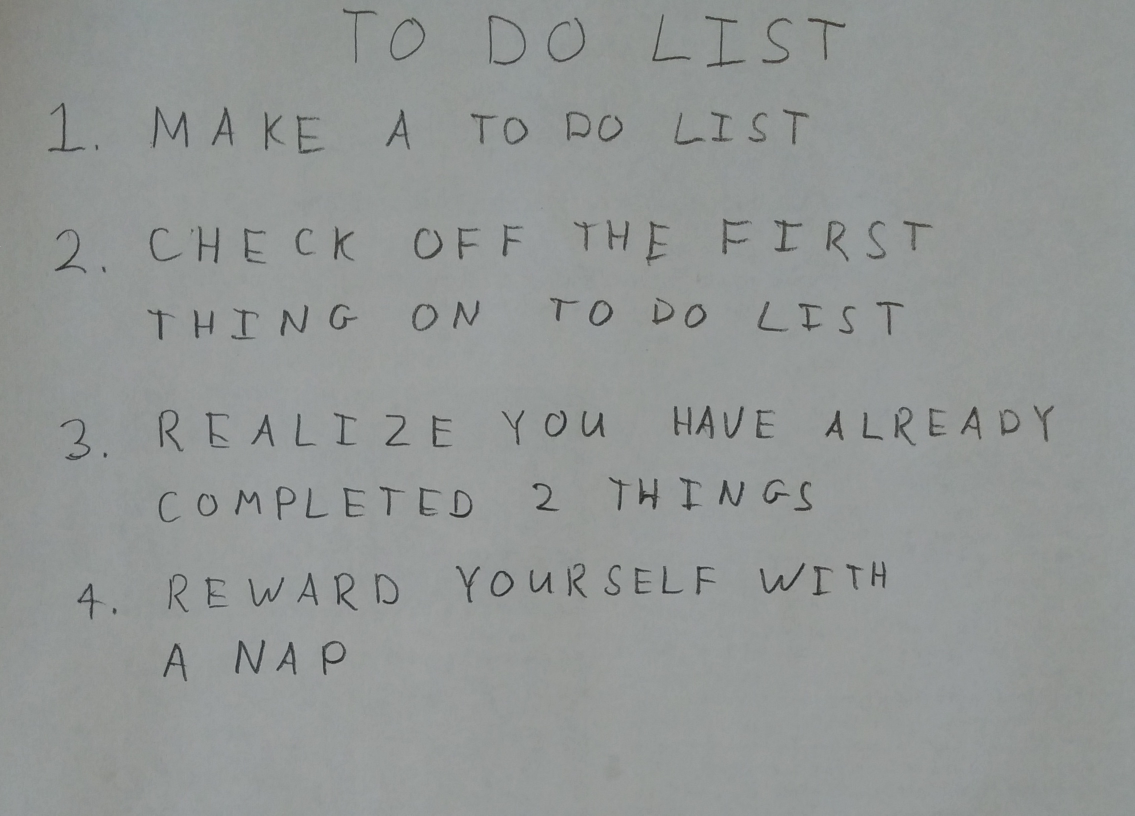
#> input picture images/01_list.jpg, 2270 x 1631 px (shown at 1/2 size); its folder holds only this picture in this run
$ python textExtraction.py   (older library calls are emulated)
#> lines starting #> are read from the running program, lines starting #| are printed output that depends on the picture; after the words box and inside, x2 and y2 are one past the last pixel; in counts of white or black regions, pixels touching at a corner belong together
### src/findLetters.py
import numpy as np

import skimage
import skimage.measure
import skimage.color
import skimage.restoration
import skimage.filters
import skimage.morphology
import skimage.segmentation

# takes a color image
# returns a list of bounding boxes and black_and_white image
def findLetters(image):
    bboxes = []
    bw = None
    # insert processing in here
    # one idea estimate noise -> denoise -> greyscale -> threshold -> morphology -> label -> skip small boxes
    # this can be 10 to 15 lines of code using skimage functions

    #denoise
    image = skimage.restoration.denoise_wavelet(image,multichannel=True, convert2ycbcr=True)
    #greyscale
    image = skimage.filters.gaussian(image,3.2)
    image = skimage.color.rgb2gray(image)
#> image: shape (1631, 2270) float64


    #threshold
    image = skimage.morphology.erosion(image)
    threshold = skimage.filters.threshold_otsu(image)
#> threshold = 0.511
    #morphology: The morphological closing on an image is defined as a dilation followed by an erosion.
    #Closing can remove small dark spots (i.e. “pepper”) and connect small bright cracks.
    bw = skimage.morphology.closing(image>threshold,skimage.morphology.square(3))
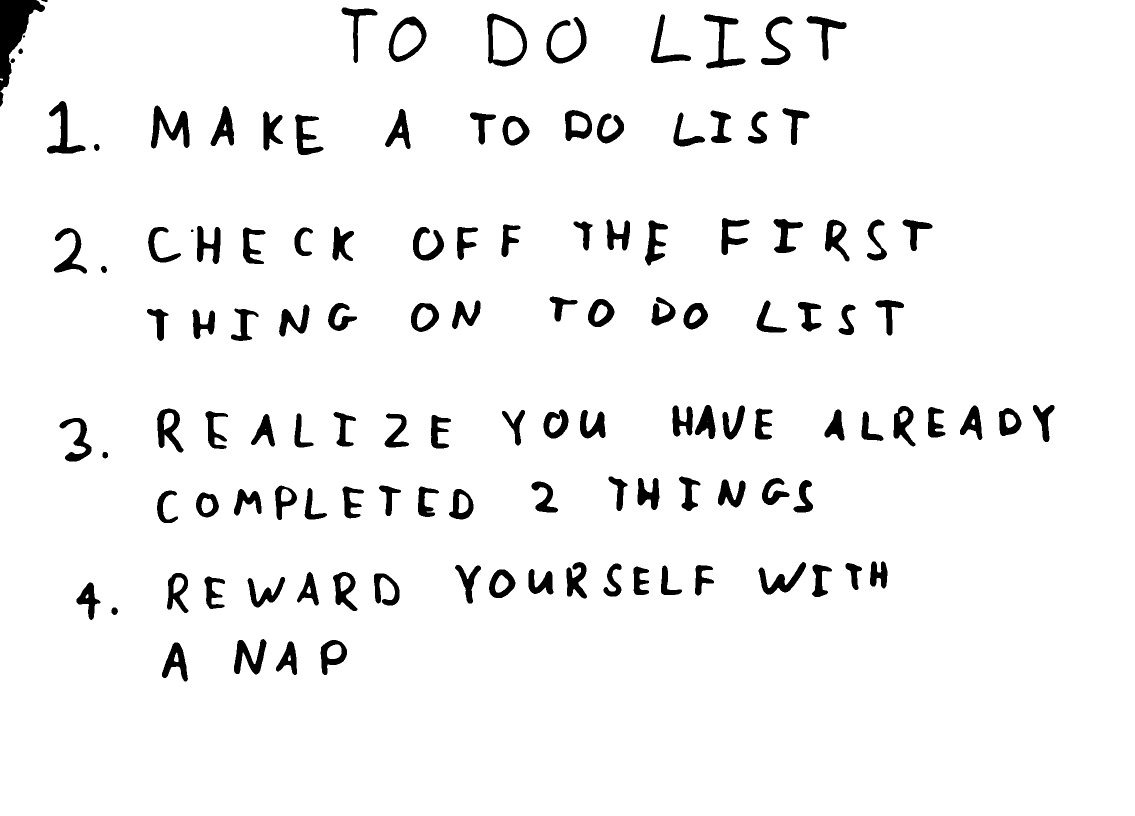
#> bw: shape (1631, 2270) bool (shown at 1/2 size); 95.1% white; 126 black regions (1 under 20 px), largest, box (x1, y1, x2, y2) and area: (0, 0, 90, 182) 7146, (302, 211, 379, 297) 2908, (974, 27, 1054, 133) 2694


    bw = (bw == False)
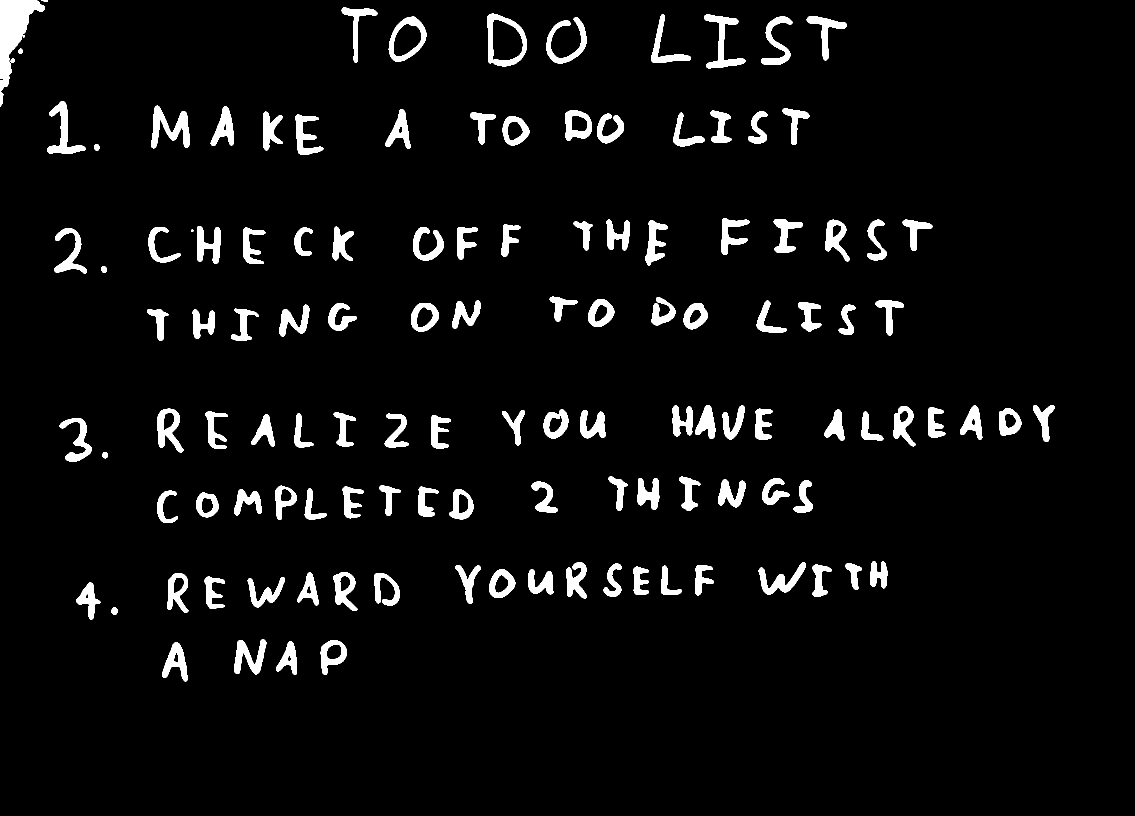
#> bw: shape (1631, 2270) bool (shown at 1/2 size); 4.9% white; 126 white regions (1 under 20 px), largest, box (x1, y1, x2, y2) and area: (0, 0, 90, 182) 7146, (302, 211, 379, 297) 2908, (974, 27, 1054, 133) 2694
    #remove artifacts connected to image border
    cleared = skimage.segmentation.clear_border(bw)
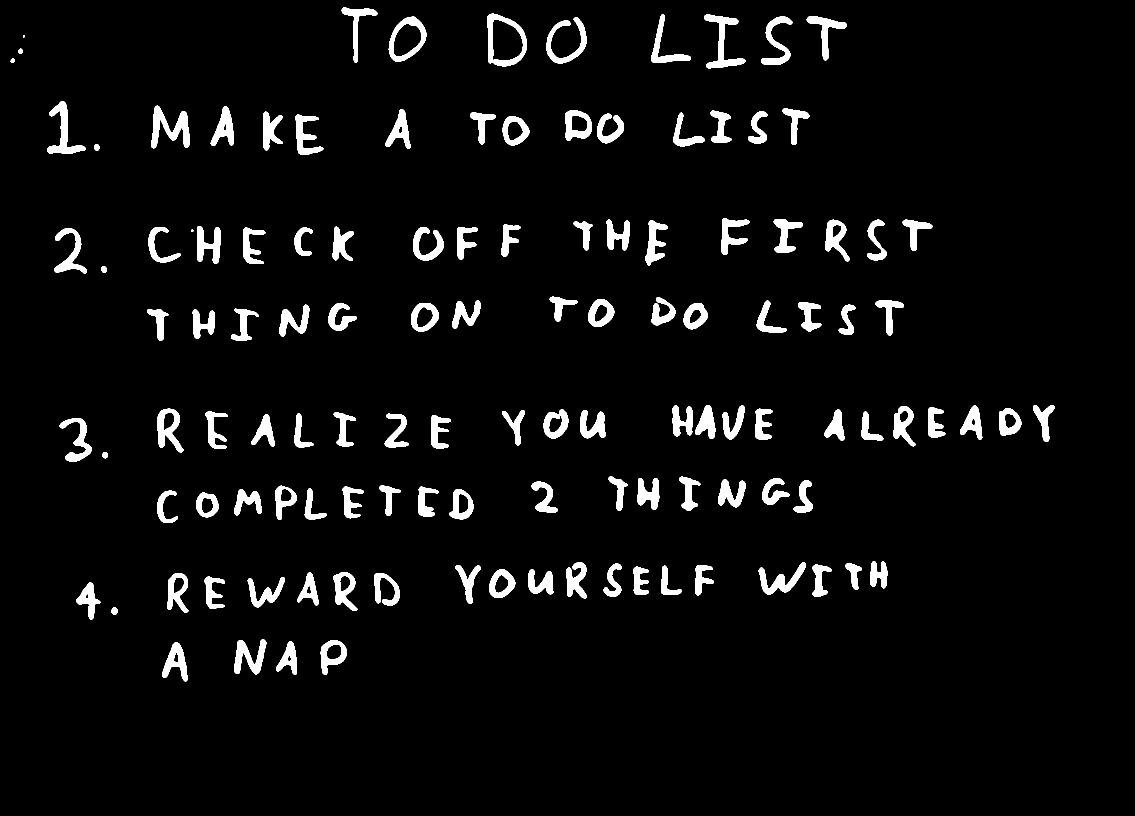
#> cleared: shape (1631, 2270) bool (shown at 1/2 size); 4.7% white; 123 white regions (1 under 20 px), largest, box (x1, y1, x2, y2) and area: (302, 211, 379, 297) 2908, (974, 27, 1054, 133) 2694, (1408, 29, 1491, 137) 2619
    label_image = skimage.measure.label(cleared)
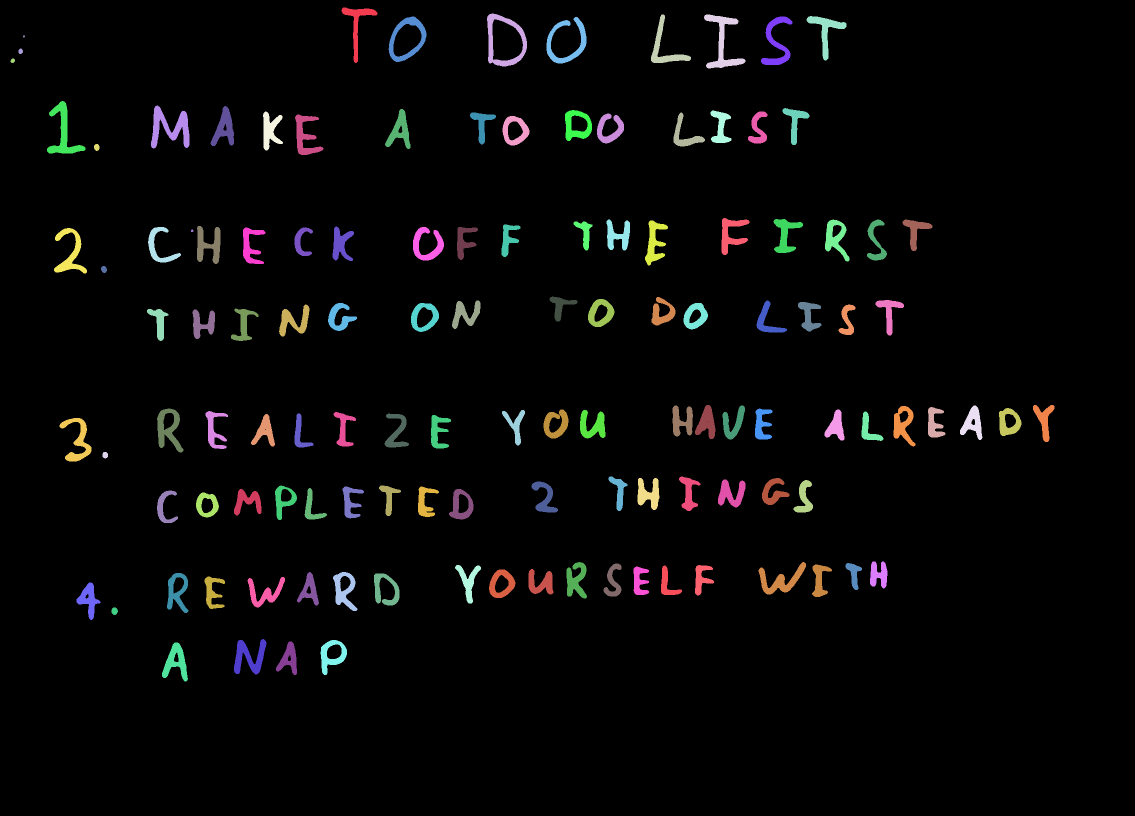
#> label_image: shape (1631, 2270) int32 (shown at 1/2 size); 124 distinct labels, from 0 to 123; one colour per label, 0 black
#    image_label_overlay = skimage.color.label2rgb(label_image, image=image)
    #skip small boxes
    for region in skimage.measure.regionprops(label_image):
        if region.area > 500:
            minr, minc, maxr, maxc = region.bbox
            minr -= 3
            minc -= 3
            maxr += 3
            maxc += 3
            bboxes.append((minr, minc, maxr, maxc))
#> this loop made 123 passes
#> (minr, minc, maxr, maxc) on passes 1, 2, 3, 4, 5, 6, 7, 8, 12, 13, 14, 15: (12, 680, 129, 758), (24, 971, 136, 1057), (26, 1299, 129, 1385), (26, 1405, 140, 1494), (29, 1610, 124, 1696), (30, 774, 127, 856), (30, 1519, 133, 1588), (31, 1090, 130, 1176), (199, 91, 310, 174), (208, 299, 300, 382), (209, 418, 295, 471), (213, 1562, 293, 1622)
    bw = (bw == False)
    return bboxes, bw

### src/textExtraction.py
import os
import numpy as np
import matplotlib.pyplot as plt
import matplotlib.patches

import skimage
import skimage.measure
import skimage.color
import skimage.restoration
import skimage.io
import skimage.filters
import skimage.morphology
import skimage.segmentation

from nn import *
from findLetters import *
import warnings
warnings.simplefilter(action='ignore', category=FutureWarning)
warnings.simplefilter(action='ignore', category=UserWarning)

for img in os.listdir('../images'):
    im1 = skimage.img_as_float(skimage.io.imread(os.path.join('../images',img)))
    bboxes, bw = findLetters(im1)
    plt.figure()

    plt.imshow(bw, cmap=plt.cm.gray)
    plt.imshow(im1)
    #skimage.io.imshow(bw)
    for bbox in bboxes:
        minr, minc, maxr, maxc = bbox
        rect = matplotlib.patches.Rectangle((minc, minr), maxc - minc, maxr - minr,
                                fill=False, edgecolor='red', linewidth=2)
        plt.gca().add_patch(rect)
#> this loop made 115 passes
    plt.show()
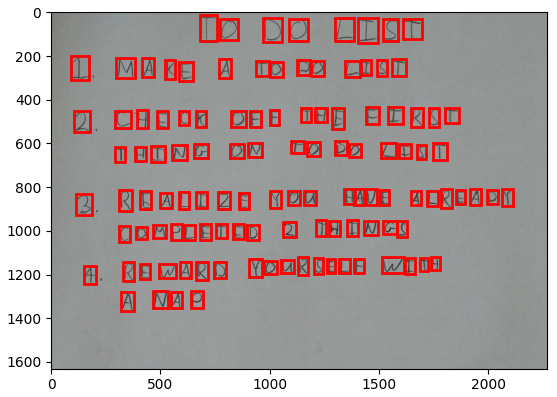
#> figure drawn by matplotlib, 1 panel
    # find the rows using..RANSAC, counting, clustering, etc.

    # crop the bounding boxes
    # note.. before you flatten, transpose the image (that's how the dataset is!)
    # consider doing a square crop, and even using np.pad() to get your images looking more like the dataset

    # load the weights
    # run the crops through your neural network and print them out


import pickle
import string
letters = np.array([_ for _ in string.ascii_uppercase[:26]] + [str(_) for _ in range(10)])
#> (the run stopped early here; a loop or call above may not have finished)
